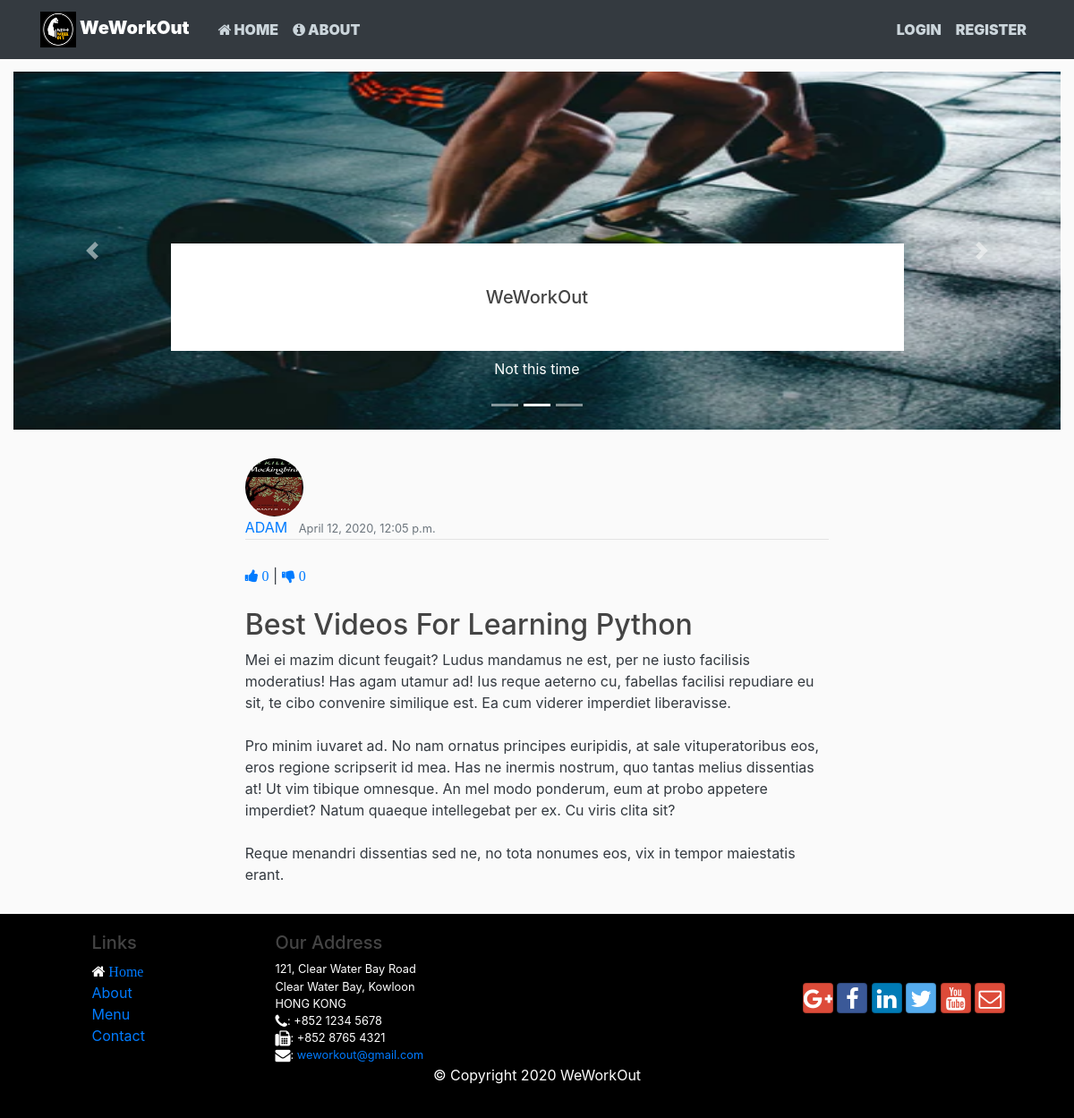
Page /post/25/ on the earlier database version.
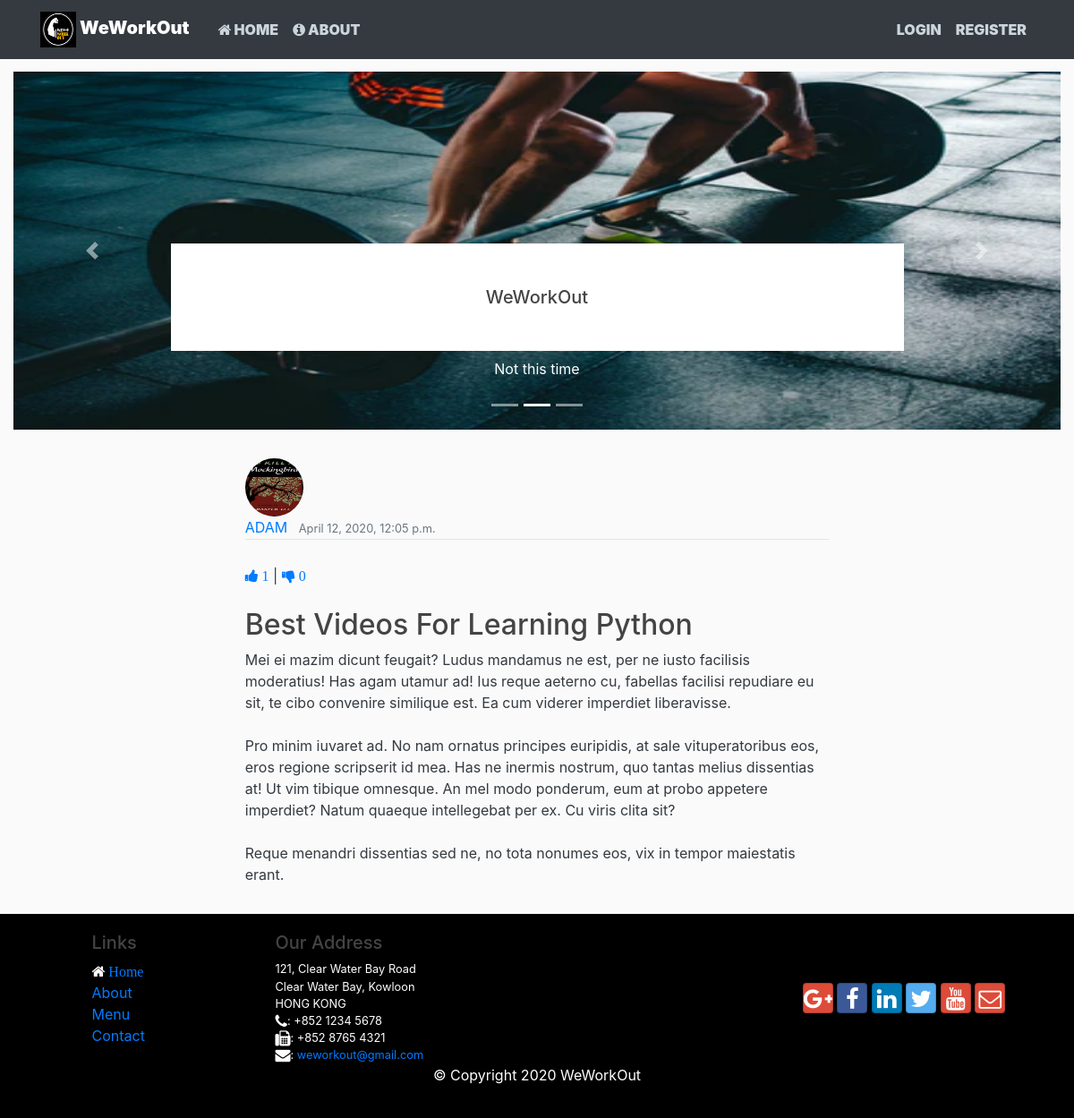
Same page on the later database version.
### blog/models.py (models this page shows, shortened)
class Post(models.Model):
	author = models.ForeignKey(User, on_delete=models.CASCADE)
	title = models.CharField(max_length=100)
	content = RichTextField()
	date_posted = models.DateTimeField(default=timezone.now)
	last_edit = models.DateTimeField(auto_now=True)
	likes = models.IntegerField(default=0)
	dislikes = models.IntegerField(default=0)

### users/models.py (models this page shows, shortened)
class Profile(models.Model):
    user = models.OneToOneField(User, on_delete=models.CASCADE)
    image = models.ImageField(default='default.jpg', upload_to='profile_pics')

### blog/views.py (the view)
# urls.py: path('post/<int:pk>/', PostDetailView.as_view(), name='post-detail'),
class PostDetailView(DetailView):
    model = Post
    context_object_name = 'eachpost'

### blog/templates/blog/post_detail.html (shortened to what this page needs)
{% extends "blog/base.html" %}
{% block content %}
<div class=" container-fluid col-7 py-3 ">
    <img class="rounded-circle article-img" src="{{ eachpost.author.profile.image.url }}">
    <div class="media-body">
      <div class="article-metadata">
        <a class="mr-2" href="#">{{ eachpost.author|upper }}</a>
        <small class="text-muted">{{ eachpost.date_posted}}</small>
      </div>
      <br>
          <a href="#" onClick="document.getElementById('likebutton').submit()"><i class="fa fa-thumbs-up"> {{eachpost.likes}} </i></a>
              |
          <a href="#" onClick="document.getElementById('dislikebutton').submit()"><i class="fa fa-thumbs-down"> {{eachpost.dislikes}} </i></a>
          <br>
      <h2 class="article-title">{{ eachpost.title }}</h2>
      <p class="article-content">{{ eachpost.content }}</p>
    </div>
</div>
{% endblock content %}

Differences in the rows shown:
changed Post "Best Videos For Learning Python": likes "0" → "1"
